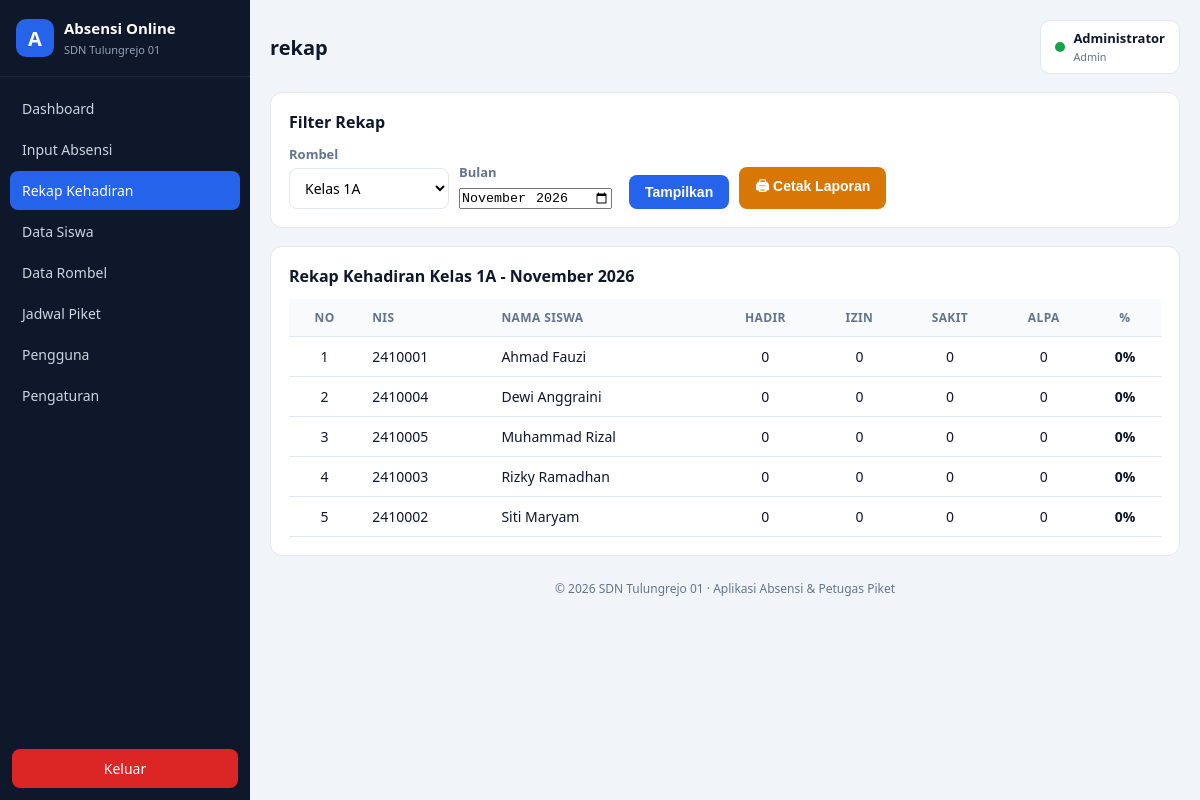
Screenshot of /rekap.php?rombel=1 (signed in) with the database file from the repository.
### tables this page shows
CREATE TABLE `pengaturan` (
  `id`              INT(11) NOT NULL AUTO_INCREMENT,
  `nama_sekolah`    VARCHAR(100) NOT NULL DEFAULT 'SDN Tulungrejo 01',
  `npsn`            VARCHAR(16) DEFAULT NULL,
  `alamat`          VARCHAR(150) DEFAULT NULL,
  `kepala_sekolah`  VARCHAR(100) DEFAULT NULL,
  `tahun_pelajaran` VARCHAR(9)  NOT NULL DEFAULT '2025/2026',
  `semester`        ENUM('Ganjil','Genap') NOT NULL DEFAULT 'Ganjil',
  `logo`            VARCHAR(255) DEFAULT NULL,
  PRIMARY KEY (`id`)
);

CREATE TABLE `rombel` (
  `id_rombel`  INT(11) NOT NULL AUTO_INCREMENT,
  `kode_rombel` VARCHAR(10) NOT NULL,
  `nama_rombel` VARCHAR(50) NOT NULL,
  `tingkat`    TINYINT(2) NOT NULL,
  `wali_kelas` VARCHAR(100) DEFAULT NULL,
  PRIMARY KEY (`id_rombel`),
  UNIQUE KEY `uk_kode_rombel` (`kode_rombel`)
);

CREATE TABLE `siswa` (
  `nis`         VARCHAR(12) NOT NULL,
  `nisn`        VARCHAR(10) DEFAULT NULL,
  `nama`        VARCHAR(100) NOT NULL,
  `jk`          ENUM('L','P') NOT NULL DEFAULT 'L',
  `tempat_lahir` VARCHAR(50) DEFAULT NULL,
  `tgl_lahir`   DATE DEFAULT NULL,
  `alamat`      VARCHAR(150) DEFAULT NULL,
  `no_hp_ortu`  VARCHAR(15) DEFAULT NULL,
  `id_rombel`   INT(11) NOT NULL,
  `aktif`       TINYINT(1) NOT NULL DEFAULT 1,
  `created_at`  TIMESTAMP NOT NULL DEFAULT CURRENT_TIMESTAMP,
  PRIMARY KEY (`nis`),
  KEY `fk_siswa_rombel` (`id_rombel`),
  CONSTRAINT `fk_siswa_rombel` FOREIGN KEY (`id_rombel`)
      REFERENCES `rombel` (`id_rombel`) ON UPDATE CASCADE ON DELETE RESTRICT
);

### library/functions.php (called while the page is built, shortened)
<?php
function e($str)
{
    return htmlspecialchars((string)$str, ENT_QUOTES, 'UTF-8');
}
function get_pengaturan($conn)
{
    $r = $conn->query("SELECT * FROM pengaturan ORDER BY id ASC LIMIT 1")->fetch_assoc();
    return $r ?: [];
}
function current_user()
{
    return $_SESSION['user'] ?? null;
}

### rekap.php (the view, shortened to what this page needs)
<?php
$page = 'rekap';
require_once __DIR__ . '/library/header.php';
$setting = get_pengaturan($conn);
$rombelList = $conn->query("SELECT * FROM rombel ORDER BY tingkat, kode_rombel")->fetch_all(MYSQLI_ASSOC);
$idRombel = (int)($_GET['rombel'] ?? 0);
$bulan    = $_GET['bulan'] ?? date('Y-m');
$rows = [];
$namaRombel = '';
if ($idRombel > 0) {
    foreach ($rombelList as $r) {
        if ((int)$r['id_rombel'] === $idRombel) { $namaRombel = $r['nama_rombel']; break; }
    }
    $stmt = $conn->prepare(
        "SELECT s.nis, s.nama,
                SUM(CASE WHEN a.status='H' THEN 1 ELSE 0 END) AS hadir,
                SUM(CASE WHEN a.status='I' THEN 1 ELSE 0 END) AS izin,
                SUM(CASE WHEN a.status='S' THEN 1 ELSE 0 END) AS sakit,
                SUM(CASE WHEN a.status='A' THEN 1 ELSE 0 END) AS alpa,
                COUNT(a.id_absen) AS total_absen
         FROM siswa s
         LEFT JOIN absensi a ON a.nis = s.nis AND DATE_FORMAT(a.tgl_absen, '%Y-%m') = ?
         WHERE s.id_rombel = ? AND s.aktif = 1
         GROUP BY s.nis, s.nama
         ORDER BY s.nama"
    );
    $stmt->bind_param('si', $bulan, $idRombel);
    $stmt->execute();
    $rows = $stmt->get_result()->fetch_all(MYSQLI_ASSOC);
}
$bulanNamaMap = [1 => 'Januari', 'Februari', 'Maret', 'April', 'Mei', 'Juni',
                 'Juli', 'Agustus', 'September', 'Oktober', 'November', 'Desember'];
$by = (int)substr($bulan, 5, 2);
$bm = (int)substr($bulan, 0, 4);
$bulanNama = ($bulanNamaMap[$by] ?? '-') . ' ' . $bm;
?>
<div class="card no-print">
  <h2>Filter Rekap</h2>
  <form method="get" class="filter-bar">
    <div class="form-group">
      <label>Rombel</label>
      <select name="rombel" required>
        <?php foreach ($rombelList as $r): ?>
          <option value="<?= (int)$r['id_rombel'] ?>" <?= $idRombel === (int)$r['id_rombel'] ? 'selected' : '' ?>>
            <?= e($r['nama_rombel']) ?>
          </option>
        <?php endforeach; ?>
      </select>
    </div>
    <div class="form-group">
      <label>Bulan</label>
      <input type="month" name="bulan" value="<?= e($bulan) ?>" required>
    </div>
    <button class="btn">Tampilkan</button>
    <?php if ($idRombel > 0): ?>
      <button type="button" class="btn btn-warning" onclick="cetak()">🖨 Cetak Laporan</button>
    <?php endif; ?>
  </form>
</div>
<?php if ($idRombel > 0): ?>
<div class="card">
  <h2>Rekap Kehadiran <?= e($namaRombel) ?> - <?= e($bulanNama) ?></h2>
  <?php if (!$rows): ?>
    <div class="alert alert-warning">Tidak ada data siswa/absensi untuk filter ini.</div>
  <?php else: ?>
    <div class="table-wrap">
      <table>
        <thead>
          <tr>
            <th class="center">No</th>
            <th>NIS</th>
            <th>Nama Siswa</th>
            <th class="center">Hadir</th>
            <th class="center">Izin</th>
            <th class="center">Sakit</th>
            <th class="center">Alpa</th>
            <th class="center">%</th>
          </tr>
        </thead>
        <tbody>
        <?php $no = 1; foreach ($rows as $r):
            $total = (int)$r['total_absen'];
            $p = $total > 0 ? round($r['hadir'] / $total * 100, 1) : 0;
        ?>
          <tr>
            <td class="center"><?= $no++ ?></td>
            <td><?= e($r['nis']) ?></td>
            <td><?= e($r['nama']) ?></td>
            <td class="center"><?= (int)$r['hadir'] ?></td>
            <td class="center"><?= (int)$r['izin'] ?></td>
            <td class="center"><?= (int)$r['sakit'] ?></td>
            <td class="center"><?= (int)$r['alpa'] ?></td>
            <td class="center"><strong><?= $p ?>%</strong></td>
          </tr>
        <?php endforeach; ?>
        </tbody>
      </table>
    </div>
  <?php endif; ?>
</div>
<?php endif; ?>
<?php require_once __DIR__ . '/library/footer.php'; ?>

### library/header.php (shortened to what this page needs)
<?php
require_once __DIR__ . '/auth.php';
$user = current_user();
$setting = get_pengaturan($conn);
$page = $page ?? '';
$menu = [
    'dashboard' => ['Dashboard', 'index.php', 'all'],
    'absensi'   => ['Input Absensi', 'absensi.php', 'all'],
    'rekap'     => ['Rekap Kehadiran', 'rekap.php', 'all'],
    'siswa'     => ['Data Siswa', 'siswa.php', 'all'],
    'rombel'    => ['Data Rombel', 'rombel.php', 'admin'],
    'piket'     => ['Jadwal Piket', 'piket/index.php', 'all'],
    'users'     => ['Pengguna', 'users.php', 'admin'],
    'pengaturan'=> ['Pengaturan', 'pengaturan.php', 'admin'],
];
?>
<!DOCTYPE html>
<html lang="id">
<head>
<link rel="stylesheet" href="/app/assets/css/style.css">
</head>
<body>
<div class="layout">
  <aside class="sidebar" id="sidebar">
    <div class="brand">
      <div class="brand-logo">A</div>
      <div>
        <strong>Absensi Online</strong><br>
        <small><?= e($setting['nama_sekolah'] ?? 'SDN Tulungrejo 01') ?></small>
      </div>
    </div>
    <nav class="nav">
      <?php foreach ($menu as $key => $m): ?>
        <a href="<?= e($m[1]) ?>" class="<?= $page === $key ? 'active' : '' ?>"><?= e($m[0]) ?></a>
      <?php endforeach; ?>
    </nav>
    <a class="btn-logout" href="logout.php">Keluar</a>
  </aside>
  <main class="content">
    <header class="topbar">
      <h1><?= e($page ?: 'Dashboard') ?></h1>
      <div class="user-box">
        <span class="dot"></span>
        <div>
          <strong><?= e($user['nama']) ?></strong><br>
          <small><?= e(ucfirst($user['hak_akses'])) ?></small>
        </div>
      </div>
    </header>

### library/footer.php (shortened to what this page needs)
    <footer class="footer">
      &copy; <?= date('Y') ?> <?= e($setting['nama_sekolah'] ?? 'SDN Tulungrejo 01') ?> &middot; Aplikasi Absensi &amp; Petugas Piket
    </footer>
  </main>
</div>
</body>
</html>

### assets/css/style.css (style rules this page uses)
:root { --bg:#f1f5f9; --card:#ffffff; --side:#0f172a; --side2:#1e293b; --primary:#2563eb; --success:#16a34a; --warning:#d97706; --info:#0891b2; --danger:#dc2626; --text:#0f172a; --muted:#64748b; --line:#e2e8f0; }
* { margin:0;padding:0;box-sizing:border-box }
body { font-family:'Segoe UI',system-ui,Arial,sans-serif;background:var(--bg);color:var(--text);font-size:15px }
a { color:var(--primary);text-decoration:none }
.layout { display:flex;min-height:100vh }
.sidebar { width:250px;background:var(--side);color:#cbd5e1;display:flex;flex-direction:column;position:fixed;top:0;bottom:0;left:0;z-index:50 }
.brand { display:flex;gap:10px;align-items:center;padding:18px 16px;border-bottom:1px solid var(--side2);color:#fff }
.brand-logo { width:38px;height:38px;border-radius:10px;background:var(--primary);color:#fff;display:flex;align-items:center;justify-content:center;font-weight:700;font-size:20px }
.brand small { color:#94a3b8;font-size:11px }
.nav { flex:1;padding:12px 10px;display:flex;flex-direction:column;gap:2px;overflow-y:auto }
.nav a { color:#cbd5e1;padding:10px 12px;border-radius:8px;font-size:14px }
.nav a.active { background:var(--primary);color:#fff }
.btn-logout { margin:12px;padding:10px;text-align:center;background:var(--danger);color:#fff;border-radius:8px;font-size:14px }
.content { flex:1;margin-left:250px;padding:20px;min-width:0 }
.topbar { display:flex;align-items:center;gap:14px;margin-bottom:18px }
.topbar h1 { font-size:20px;flex:1 }
.user-box { display:flex;gap:8px;align-items:center;background:var(--card);padding:8px 14px;border-radius:10px;border:1px solid var(--line);font-size:13px }
.user-box small { color:var(--muted) }
.dot { width:10px;height:10px;border-radius:50%;background:var(--success) }
.card { background:var(--card);border:1px solid var(--line);border-radius:12px;padding:18px;margin-bottom:18px }
.card h2 { font-size:16px;margin-bottom:12px }
.table-wrap { overflow-x:auto }
table { width:100%;border-collapse:collapse;font-size:14px }
th,td { padding:10px 12px;text-align:left;border-bottom:1px solid var(--line);white-space:nowrap }
th { background:#f8fafc;color:var(--muted);font-weight:600;font-size:12px;text-transform:uppercase;letter-spacing:.4px }
.center { text-align:center }
.form-group { margin-bottom:14px }
.form-group label { display:block;font-size:13px;margin-bottom:5px;color:var(--muted);font-weight:600 }
input[type=text],input[type=password],input[type=date],input[type=number],input[type=email],select,textarea { width:100%;padding:9px 11px;border:1px solid var(--line);border-radius:8px;font-size:14px;background:#fff;font-family:inherit }
.btn { display:inline-block;padding:9px 16px;border-radius:8px;border:none;cursor:pointer;font-size:14px;font-weight:600;background:var(--primary);color:#fff }
.btn-warning { background:var(--warning) }
.filter-bar { display:flex;flex-wrap:wrap;gap:10px;align-items:flex-end }
.filter-bar .form-group { margin-bottom:0;min-width:160px }
.footer { margin-top:24px;color:var(--muted);font-size:12px;text-align:center }

### rows the page displays
pengaturan: nama_sekolah "SDN Tulungrejo 01"
rombel: nama_rombel "Kelas 1A"
siswa: nis "2410001", nama "Ahmad Fauzi", hadir "0", izin "0", sakit "0", alpa "0", p "0"
siswa: nis "2410004", nama "Dewi Anggraini", hadir "0", izin "0", sakit "0", alpa "0", p "0"
siswa: nis "2410005", nama "Muhammad Rizal", hadir "0", izin "0", sakit "0", alpa "0", p "0"
siswa: nis "2410003", nama "Rizky Ramadhan", hadir "0", izin "0", sakit "0", alpa "0", p "0"
siswa: nis "2410002", nama "Siti Maryam", hadir "0", izin "0", sakit "0", alpa "0", p "0"

### other values shown
$m[0] "Dashboard"
$m[0] "Input Absensi"
$m[0] "Rekap Kehadiran"
$m[0] "Data Siswa"
$m[0] "Data Rombel"
$m[0] "Jadwal Piket"
$m[0] "Pengguna"
$m[0] "Pengaturan"
$page ?: 'Dashboard' "rekap"
$user['nama'] "Administrator"
$user['hak_akses'] "Admin"
$bulanNama "November 2026"
form field rombel "Kelas 1A"
